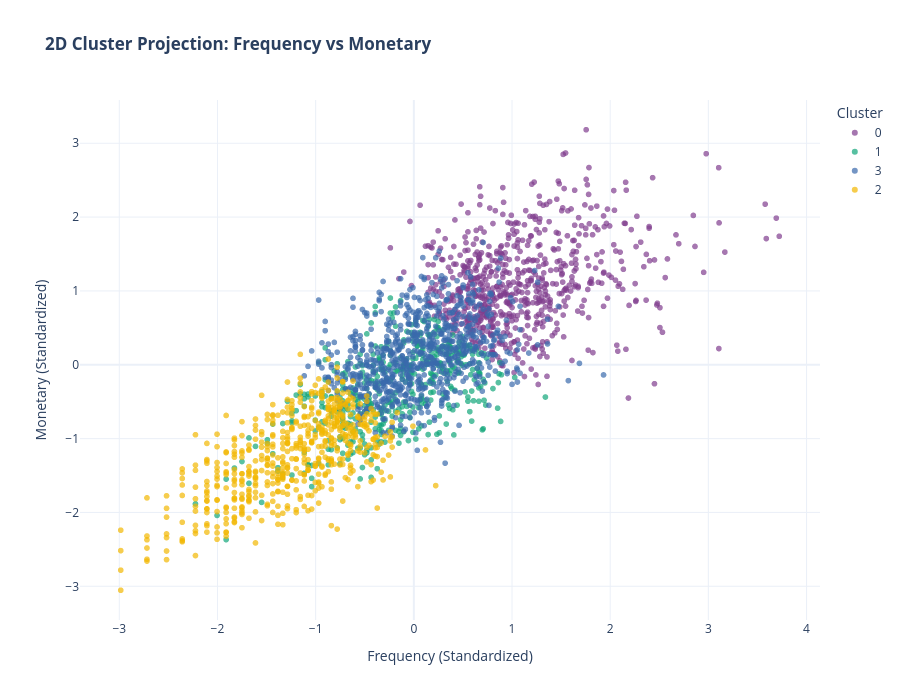
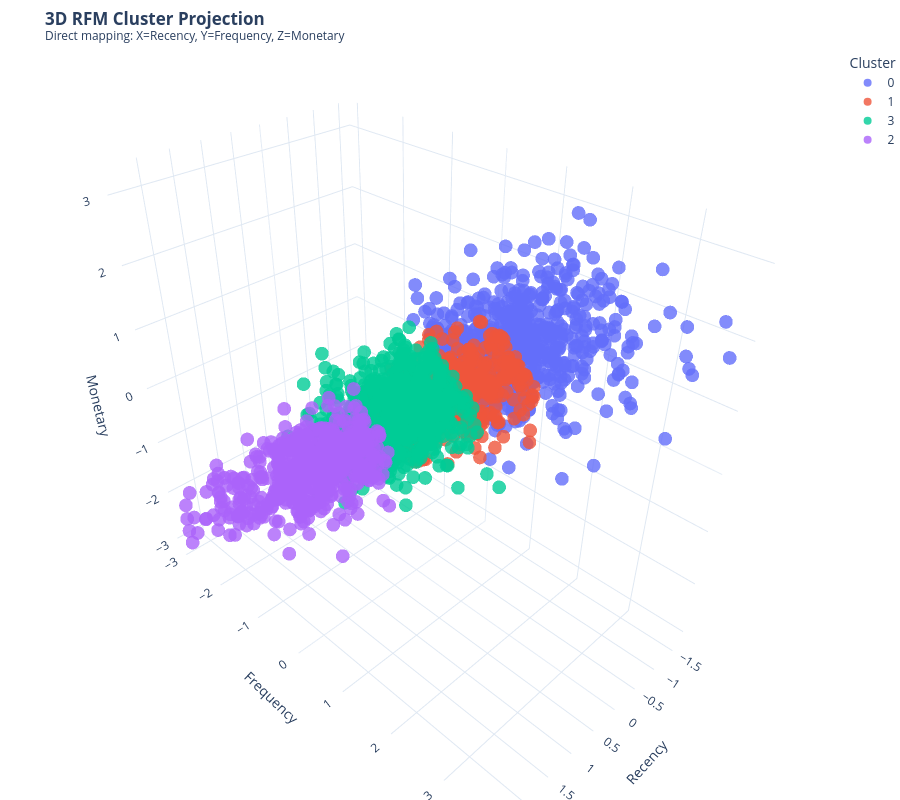

Notebook source saved alongside these figures, in order:
### Markdown cell above
#### scaled data

### Code cell
import plotly.express as px

# 1. Prepare data for visualization
# We use the scaled/transformed data to show the separation clearly
# but we can also use the original data if you prefer real-world units.
plot_df = rfm_scaled_df.copy()
plot_df['Cluster'] = customer_base_rfm['cluster'].astype(str) # Convert to string for discrete color
plot_df['household_key'] = customer_base_rfm['household_key']

# Optional: Adding original values for the hover tooltip
plot_df['Original_Recency'] = customer_base_rfm['recency']
plot_df['Original_Frequency'] = customer_base_rfm['Frequency']
plot_df['Original_Monetary'] = customer_base_rfm['Monetary']

# Sample the data if it's too large (Dunnhumby has thousands of rows)
# 10,000 is usually the sweet spot for Plotly performance
df_sample = plot_df.sample(min(10000, len(plot_df)), random_state=42)

# 2. Plot 2D View (Showing Frequency vs Monetary as it's usually the most insightful)
fig_2d = px.scatter(
    df_sample,
    x="Frequency",
    y="Monetary",
    color="Cluster",
    title=f"<b>2D Cluster Projection: Frequency vs Monetary</b>",
    labels={"Frequency": "Frequency (Standardized)", "Monetary": "Monetary (Standardized)"},
    hover_data=["household_key", "Original_Recency", "Original_Frequency", "Original_Monetary"],
    opacity=0.7,
    color_discrete_sequence=px.colors.qualitative.Bold,
)
fig_2d.update_layout(template="plotly_white", height=700)
fig_2d.show()

# 3. Plot 3D View (Interactive RFM Space)
fig_3d = px.scatter_3d(
    df_sample,
    x="recency",      # Axis X
    y="Frequency",    # Axis Y
    z="Monetary",     # Axis Z
    color="Cluster",
    title="<b>3D RFM Cluster Projection</b><br><sup>Direct mapping: X=Recency, Y=Frequency, Z=Monetary</sup>",
    labels={
        "recency": "Recency (Scaled)",
        "Frequency": "Frequency (Scaled)",
        "Monetary": "Monetary (Scaled)"
    },
    hover_data=["household_key", "Original_Recency", "Original_Frequency", "Original_Monetary"],
    opacity=0.8,
    size_max=3,
)

# Improve 3D layout aesthetics
fig_3d.update_layout(
    margin=dict(l=0, r=0, b=0, t=50),
    template="plotly_white",
    height=800,
    scene=dict(
        xaxis_title='Recency',
        yaxis_title='Frequency',
        zaxis_title='Monetary'
    )
)
fig_3d.show()

### Figure 1 — Plotly figure (JSON) as saved in the notebook; plotly's stock layout.template omitted (floating-point values rounded to 4 significant figures; data arrays with more than 128 entries replaced by an {"elided": "..."} marker saying what was removed)
{"data": [{"customdata": {"elided": "689x4 mixed values"}, "hovertemplate": "Cluster=0<br>Frequency (Standardized)=%{x}<br>Monetary (Standardized)=%{y}<br>household_key=%{customdata[0]}<br>Original_Recency=%{customdata[1]}<br>Original_Frequency=%{customdata[2]}<br>Original_Monetary=%{customdata[3]}<extra></extra>", "legendgroup": "0", "marker": {"color": "rgb(127, 60, 141)", "opacity": 0.7, "symbol": "circle"}, "mode": "markers", "name": "0", "showlegend": true, "type": "scattergl", "x": {"elided": "689 float values"}, "xaxis": "x", "y": {"elided": "689 float values"}, "yaxis": "y"}, {"customdata": {"elided": "484x4 mixed values"}, "hovertemplate": "Cluster=1<br>Frequency (Standardized)=%{x}<br>Monetary (Standardized)=%{y}<br>household_key=%{customdata[0]}<br>Original_Recency=%{customdata[1]}<br>Original_Frequency=%{customdata[2]}<br>Original_Monetary=%{customdata[3]}<extra></extra>", "legendgroup": "1", "marker": {"color": "rgb(17, 165, 121)", "opacity": 0.7, "symbol": "circle"}, "mode": "markers", "name": "1", "showlegend": true, "type": "scattergl", "x": {"elided": "484 float values"}, "xaxis": "x", "y": {"elided": "484 float values"}, "yaxis": "y"}, {"customdata": {"elided": "757x4 mixed values"}, "hovertemplate": "Cluster=3<br>Frequency (Standardized)=%{x}<br>Monetary (Standardized)=%{y}<br>household_key=%{customdata[0]}<br>Original_Recency=%{customdata[1]}<br>Original_Frequency=%{customdata[2]}<br>Original_Monetary=%{customdata[3]}<extra></extra>", "legendgroup": "3", "marker": {"color": "rgb(57, 105, 172)", "opacity": 0.7, "symbol": "circle"}, "mode": "markers", "name": "3", "showlegend": true, "type": "scattergl", "x": {"elided": "757 float values"}, "xaxis": "x", "y": {"elided": "757 float values"}, "yaxis": "y"}, {"customdata": {"elided": "570x4 mixed values"}, "hovertemplate": "Cluster=2<br>Frequency (Standardized)=%{x}<br>Monetary (Standardized)=%{y}<br>household_key=%{customdata[0]}<br>Original_Recency=%{customdata[1]}<br>Original_Frequency=%{customdata[2]}<br>Original_Monetary=%{customdata[3]}<extra></extra>", "legendgroup": "2", "marker": {"color": "rgb(242, 183, 1)", "opacity": 0.7, "symbol": "circle"}, "mode": "markers", "name": "2", "showlegend": true, "type": "scattergl", "x": {"elided": "570 float values"}, "xaxis": "x", "y": {"elided": "570 float values"}, "yaxis": "y"}], "layout": {"height": 700, "legend": {"title": {"text": "Cluster"}, "tracegroupgap": 0}, "title": {"text": "<b>2D Cluster Projection: Frequency vs Monetary</b>"}, "xaxis": {"anchor": "y", "domain": [0, 1], "title": {"text": "Frequency (Standardized)"}}, "yaxis": {"anchor": "x", "domain": [0, 1], "title": {"text": "Monetary (Standardized)"}}}}

### Figure 2 — Plotly figure (JSON) as saved in the notebook; plotly's stock layout.template omitted (floating-point values rounded to 4 significant figures; data arrays with more than 128 entries replaced by an {"elided": "..."} marker saying what was removed)
{"data": [{"customdata": {"elided": "689x4 mixed values"}, "hovertemplate": "Cluster=0<br>Recency (Scaled)=%{x}<br>Frequency (Scaled)=%{y}<br>Monetary (Scaled)=%{z}<br>household_key=%{customdata[0]}<br>Original_Recency=%{customdata[1]}<br>Original_Frequency=%{customdata[2]}<br>Original_Monetary=%{customdata[3]}<extra></extra>", "legendgroup": "0", "marker": {"color": "#636efa", "opacity": 0.8, "symbol": "circle"}, "mode": "markers", "name": "0", "scene": "scene", "showlegend": true, "type": "scatter3d", "x": {"elided": "689 float values"}, "y": {"elided": "689 float values"}, "z": {"elided": "689 float values"}}, {"customdata": {"elided": "484x4 mixed values"}, "hovertemplate": "Cluster=1<br>Recency (Scaled)=%{x}<br>Frequency (Scaled)=%{y}<br>Monetary (Scaled)=%{z}<br>household_key=%{customdata[0]}<br>Original_Recency=%{customdata[1]}<br>Original_Frequency=%{customdata[2]}<br>Original_Monetary=%{customdata[3]}<extra></extra>", "legendgroup": "1", "marker": {"color": "#EF553B", "opacity": 0.8, "symbol": "circle"}, "mode": "markers", "name": "1", "scene": "scene", "showlegend": true, "type": "scatter3d", "x": {"elided": "484 float values"}, "y": {"elided": "484 float values"}, "z": {"elided": "484 float values"}}, {"customdata": {"elided": "757x4 mixed values"}, "hovertemplate": "Cluster=3<br>Recency (Scaled)=%{x}<br>Frequency (Scaled)=%{y}<br>Monetary (Scaled)=%{z}<br>household_key=%{customdata[0]}<br>Original_Recency=%{customdata[1]}<br>Original_Frequency=%{customdata[2]}<br>Original_Monetary=%{customdata[3]}<extra></extra>", "legendgroup": "3", "marker": {"color": "#00cc96", "opacity": 0.8, "symbol": "circle"}, "mode": "markers", "name": "3", "scene": "scene", "showlegend": true, "type": "scatter3d", "x": {"elided": "757 float values"}, "y": {"elided": "757 float values"}, "z": {"elided": "757 float values"}}, {"customdata": {"elided": "570x4 mixed values"}, "hovertemplate": "Cluster=2<br>Recency (Scaled)=%{x}<br>Frequency (Scaled)=%{y}<br>Monetary (Scaled)=%{z}<br>household_key=%{customdata[0]}<br>Original_Recency=%{customdata[1]}<br>Original_Frequency=%{customdata[2]}<br>Original_Monetary=%{customdata[3]}<extra></extra>", "legendgroup": "2", "marker": {"color": "#ab63fa", "opacity": 0.8, "symbol": "circle"}, "mode": "markers", "name": "2", "scene": "scene", "showlegend": true, "type": "scatter3d", "x": {"elided": "570 float values"}, "y": {"elided": "570 float values"}, "z": {"elided": "570 float values"}}], "layout": {"height": 800, "legend": {"title": {"text": "Cluster"}, "tracegroupgap": 0}, "margin": {"b": 0, "l": 0, "r": 0, "t": 50}, "scene": {"domain": {"x": [0, 1], "y": [0, 1]}, "xaxis": {"title": {"text": "Recency"}}, "yaxis": {"title": {"text": "Frequency"}}, "zaxis": {"title": {"text": "Monetary"}}}, "title": {"text": "<b>3D RFM Cluster Projection</b><br><sup>Direct mapping: X=Recency, Y=Frequency, Z=Monetary</sup>"}}}
